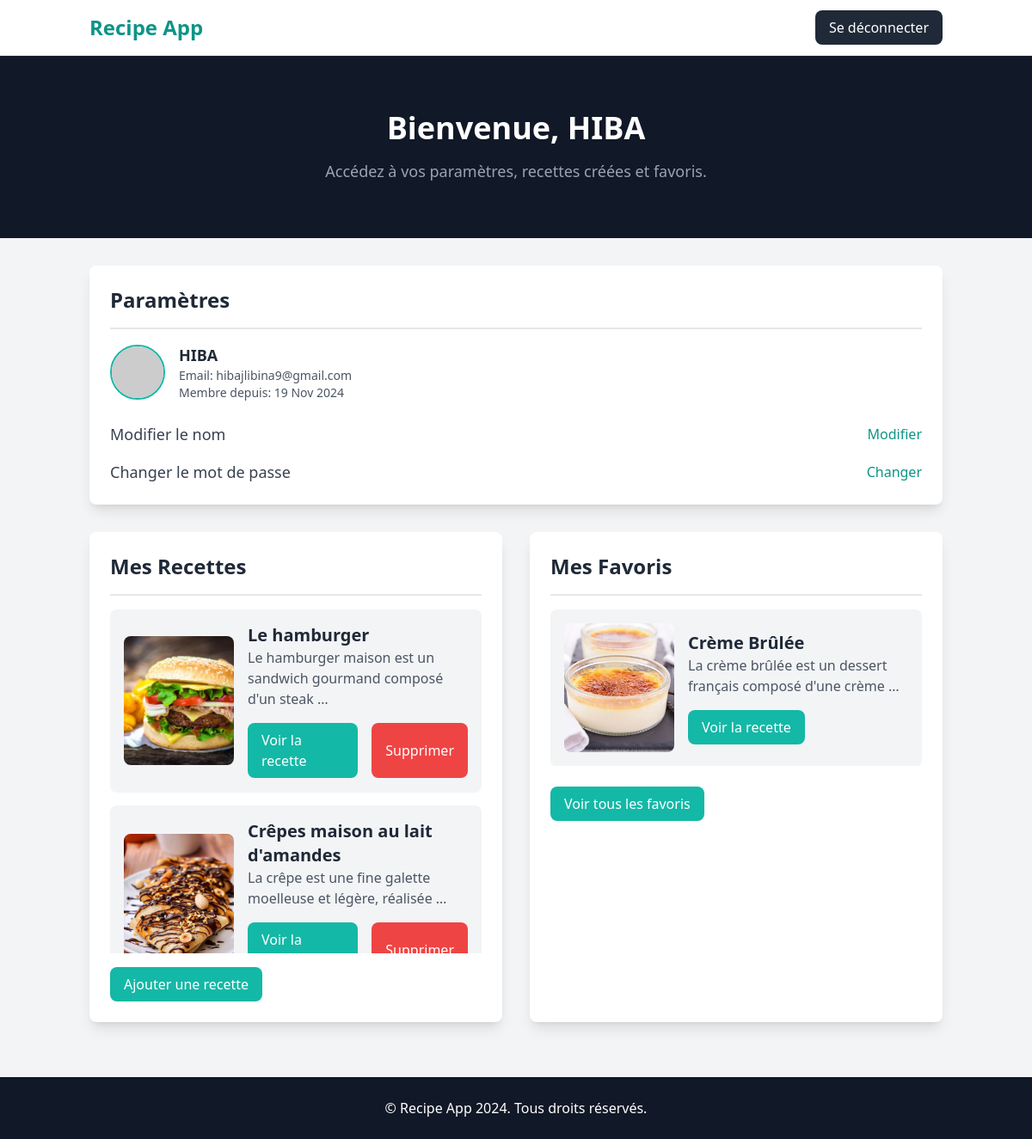
Page /user/profile/ (signed in) on the committed database.
### recipes/models.py (models this page shows, shortened)
class Recipe(models.Model):
    title = models.CharField(max_length=200)  # Titre de la recette
    description = models.TextField()  # Description détaillée de la recette
    user = models.ForeignKey(User, on_delete=models.SET_NULL, null=True, blank=True)  # Utilisateur ayant créé la recette
    image = models.ImageField(upload_to='recipes_photos/', default="https://dummyimage.com/450x300/dee2e6/6c757d.jpg")  # Image de la recette

class Favorites(models.Model):
    user = models.ForeignKey(User, on_delete=models.CASCADE)  # Utilisateur qui a ajouté cette recette aux favoris
    recette = models.ForeignKey(Recipe, on_delete=models.CASCADE)  # Recette ajoutée aux favoris

### user/views.py (the view)
# urls.py: path('profile/',user.views.profile_view, name="profile"),
@login_required
def profile_view(request):
    recettes_user = Recipe.objects.filter(user=request.user)
    recettesfav = Favorites.objects.filter(user=request.user)
    return render(request, 'user/profile.html', {'recettes_user': recettes_user, 'recettesfav': recettesfav})

### user/templates/user/profile.html (shortened to what this page needs)
<!DOCTYPE html>
<html lang="en">
<head>
    <script src="https://cdn.tailwindcss.com"></script>
</head>
<body class="font-sans antialiased bg-gray-100">
    <nav class="bg-white border-b border-gray-200">
        <div class="container mx-auto px-4 py-3 flex justify-between items-center">
            <a href="{% url 'recipes' %}" class="text-2xl font-semibold text-teal-600">Recipe App</a>
            <div class="flex items-center space-x-4">
                <a href="{% url 'logout' %}" class="bg-gray-800 text-white hover:bg-gray-900 px-4 py-2 rounded-lg">Se
                    déconnecter</a>
            </div>
        </div>
    </nav>
    <header class="bg-gray-900 py-16">
        <div class="container mx-auto text-center text-white">
            <h1 class="text-4xl font-bold">Bienvenue, {{ user.username }}</h1>
            <p class="text-lg mt-4 text-gray-400">Accédez à vos paramètres, recettes créées et favoris.</p>
        </div>
    </header>
    <main class="container mx-auto px-4 py-8">
        <section class="bg-white p-6 rounded-lg shadow-lg mb-8">
            <h2 class="text-2xl font-semibold text-gray-800 mb-4">Paramètres</h2>
            <div class="border-t-2 border-gray-200 my-4"></div>
            <div class="flex items-center space-x-4 mb-6">
                <img class="w-16 h-16 rounded-full object-cover border-2 border-teal-500"
                    src="https://dummyimage.com/64x64/dee2e6/6c757d.jpg" alt="Profile Picture">
                <div>
                    <p class="text-lg font-semibold text-gray-800">{{ user.username }}</p>
                    <p class="text-sm text-gray-600">Email: {{ user.email }}</p>
                    <p class="text-sm text-gray-600">Membre depuis: {{ user.date_joined|date:"d M Y" }}</p>
                </div>
            </div>
            <ul class="space-y-4">
                <li class="flex justify-between items-center">
                    <span class="text-lg text-gray-700">Modifier le nom</span>
                    <a href="{% url 'change_name' %}" class="text-teal-600 hover:underline">Modifier</a>
                </li>
                <li class="flex justify-between items-center">
                    <span class="text-lg text-gray-700">Changer le mot de passe</span>
                    <a href="{% url 'change_password' %}" class="text-teal-600 hover:underline">Changer</a>
                </li>
            </ul>
        </section>
        <section class="grid grid-cols-1 sm:grid-cols-2 gap-8 mb-8">
            <div class="bg-white p-6 rounded-lg shadow-lg">
                <h2 class="text-2xl font-semibold text-gray-800 mb-4">Mes Recettes</h2>
                <div class="border-t-2 border-gray-200 my-4"></div>
                {% if recettes_user %}
                <div class="space-y-4 mt-4" style="max-height: 400px; overflow-y: auto;">
                    {% for recette in recettes_user %}
                    <div class="flex items-center bg-gray-100 p-4 rounded-lg shadow-sm">
                        <div class="w-1/3">
                            <img src="../../../recipes_photos/{{ recette.image }}"
                                class="w-full h-[150px] object-cover rounded-lg"
                                onerror="this.onerror=null; this.src='https://dummyimage.com/450x300/dee2e6/6c757d.jpg';">
                        </div>
                        <div class="ml-4 w-2/3">
                            <h3 class="text-xl font-semibold text-gray-800">{{ recette.title }}</h3>
                            <p class="text-gray-600">{{ recette.description|truncatewords:10 }}</p>
                            <div class="mt-4 flex space-x-4">
                                <a href="{% url 'recette_info' recette.id %}"
                                    class="px-4 py-2 bg-teal-500 text-white rounded-lg hover:bg-teal-600">
                                    Voir la recette
                                </a>
                                <button onclick="confirmDelete(event, '{{ recette.id }}')"
                                    class="px-4 py-2 bg-red-500 text-white rounded-lg hover:bg-red-600">
                                    Supprimer
                                </button>
                            </div>
                        </div>
                    </div>
                    {% endfor %}
                </div>
                {% else %}
                <p class="text-gray-600">Vous n'avez pas encore créé de recettes.</p>
                {% endif %}
                <button class="bg-teal-500 text-white hover:bg-teal-600 px-4 py-2 rounded-lg mt-4">
                    <a href="{% url 'createrecipe' %}">Ajouter une recette</a>
                </button>
            </div>
            <div class="bg-white p-6 rounded-lg shadow-lg">
                <h2 class="text-2xl font-semibold text-gray-800 mb-4">Mes Favoris</h2>
                <div class="border-t-2 border-gray-200 my-4"></div>
                {% if recettesfav %}
                <div class="space-y-4 mt-4" style="max-height: 400px; overflow-y: auto;">
                    {% for fav in recettesfav %}
                    <div class="flex items-center bg-gray-100 p-4 rounded-lg shadow-sm">
                        <div class="w-1/3">
                            <img src="../../../recipes_photos/{{ fav.recette.image }}"
                                class="w-full h-[150px] object-cover rounded-lg"
                                onerror="this.onerror=null; this.src='https://dummyimage.com/450x300/dee2e6/6c757d.jpg';">
                        </div>
                        <div class="ml-4 w-2/3 flex flex-col">
                            <h3 class="text-xl font-semibold text-gray-800">{{ fav.recette.title }}</h3>
                            <p class="text-gray-600">{{ fav.recette.description|truncatewords:10 }}</p>
                            <div class="mt-auto flex justify-between items-center">
                                <a href="{% url 'recette_info' fav.recette.id %}"
                                    class="mt-4 px-4 py-2 bg-teal-500 text-white rounded-lg hover:bg-teal-600">
                                    Voir la recette
                                </a>
                            </div>
                        </div>
                    </div>
                    {% endfor %}
                </div>
                {% else %}
                <p class="text-gray-600">Vous n'avez pas encore de recettes favorites.</p>
                {% endif %}
                <button class="mt-6 px-4 py-2 bg-teal-500 text-white rounded-lg hover:bg-teal-600">
                    <a href="{% url 'recettes_favorites' %}">Voir tous les favoris</a>
                </button>
            </div>
        </section>
    </main>
    <footer class="bg-gray-900 py-6">
        <div class="container mx-auto text-center text-white">
            <p>&copy; Recipe App 2024. Tous droits réservés.</p>
        </div>
    </footer>
</body>
</html>

### rows in the picture
Recipe: image (picture), title "Le hamburger", description "Le hamburger maison est un sandwich gourmand composé d'un steak …"
Recipe: image (picture), title "Crêpes maison au lait d'amandes", description "La crêpe est une fine galette moelleuse et légère, réalisée …"
Favorites: recette.image (picture), recette "Crème Brûlée", recette.description "La crème brûlée est un dessert français composé d'une crème …"

### other values in the picture
{{ user.username }} "HIBA"
{{ user.email }} "hibajlibina9@gmail.com"
{{ user.date_joined|date:"d M Y" }} "19 Nov 2024"
